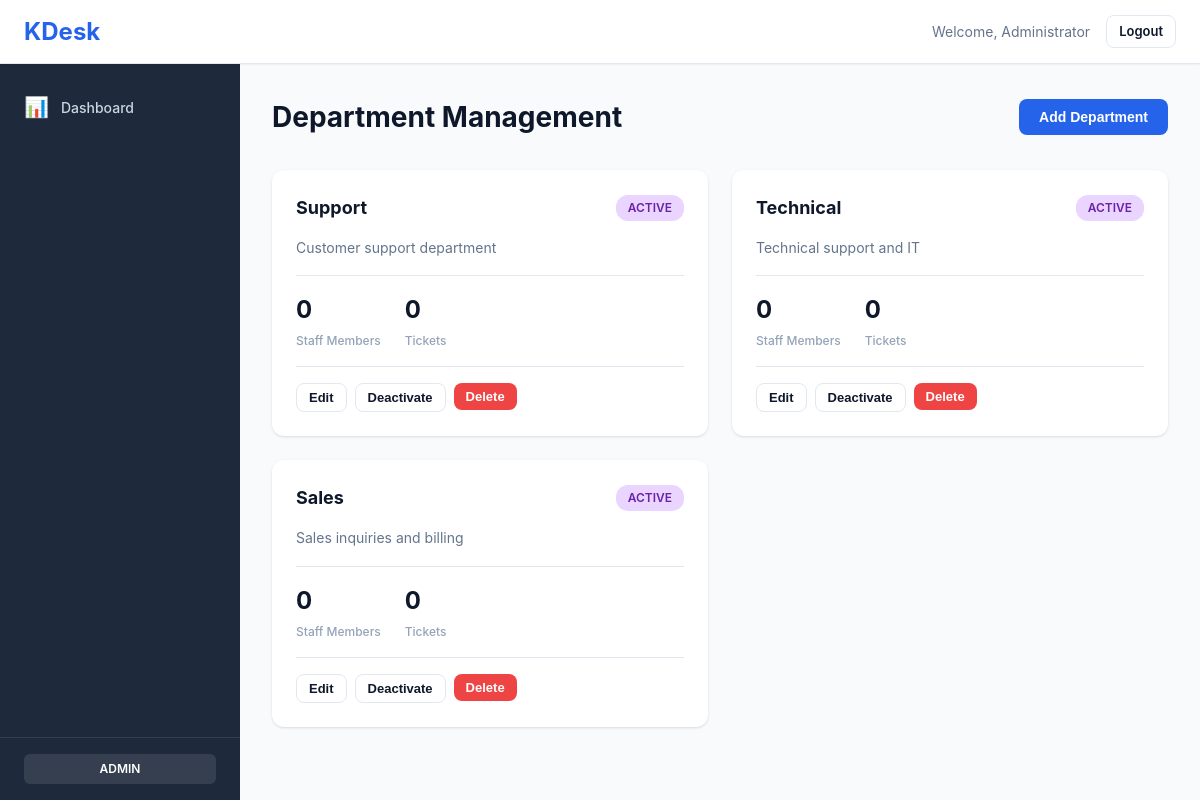
Screenshot of /departments.php (signed in) with the database file from the repository.
### tables this page shows
CREATE TABLE users (
    id INT AUTO_INCREMENT PRIMARY KEY,
    email VARCHAR(255) NOT NULL UNIQUE,
    name VARCHAR(255) NOT NULL,
    password VARCHAR(255) NOT NULL,
    role ENUM('staff', 'admin') DEFAULT 'staff',
    department_id INT NULL,
    avatar_url VARCHAR(500) NULL,
    is_active BOOLEAN DEFAULT TRUE,
    must_change_password BOOLEAN DEFAULT TRUE,
    created_at TIMESTAMP DEFAULT CURRENT_TIMESTAMP,
    updated_at TIMESTAMP DEFAULT CURRENT_TIMESTAMP ON UPDATE CURRENT_TIMESTAMP,
    INDEX idx_email (email),
    INDEX idx_department (department_id)
);

CREATE TABLE departments (
    id INT AUTO_INCREMENT PRIMARY KEY,
    name VARCHAR(255) NOT NULL,
    description TEXT NULL,
    is_active BOOLEAN DEFAULT TRUE,
    created_at TIMESTAMP DEFAULT CURRENT_TIMESTAMP,
    updated_at TIMESTAMP DEFAULT CURRENT_TIMESTAMP ON UPDATE CURRENT_TIMESTAMP,
    INDEX idx_name (name)
);

### public/auth.php (called while the page is built, shortened)
<?php
require_once 'db.php';
function isLoggedIn() {
    return isset($_SESSION['user_id']);
}
function getCurrentUser() {
    return db()->fetchOne(
        "SELECT id, email, name, role, department_id, avatar_url, is_active FROM users WHERE id = ?",
        [$_SESSION['user_id']]
    );
}

### public/db.php (called while the page is built, shortened)
<?php
class Database {
    private static $instance = null;
    private $connection;
    private function __construct() {
        try {
            $dsn = "mysql:host=" . DB_HOST . ";dbname=" . DB_NAME . ";charset=" . DB_CHARSET;
            $options = [
                PDO::ATTR_ERRMODE => PDO::ERRMODE_EXCEPTION,
                PDO::ATTR_DEFAULT_FETCH_MODE => PDO::FETCH_ASSOC,
                PDO::ATTR_EMULATE_PREPARES => false,
            ];
            $this->connection = new PDO($dsn, DB_USER, DB_PASS, $options);
        } catch (PDOException $e) {
            die("Database connection failed: " . $e->getMessage());
        }
    }
    public static function getInstance() {
        if (self::$instance === null) {
            self::$instance = new self();
        }
        return self::$instance;
    }
    public function query($sql, $params = []) {
        $stmt = $this->connection->prepare($sql);
        $stmt->execute($params);
        return $stmt;
    }
    public function fetchAll($sql, $params = []) {
        return $this->query($sql, $params)->fetchAll();
    }
    public function fetchOne($sql, $params = []) {
        return $this->query($sql, $params)->fetch();
    }
}
function db() {
    return Database::getInstance();
}

### public/functions.php (called while the page is built, shortened)
<?php
function escape($string) {
    return htmlspecialchars($string, ENT_QUOTES, 'UTF-8');
}

### public/departments.php (the view, shortened to what this page needs)
<?php
require_once 'auth.php';
require_once 'functions.php';
$user = getCurrentUser();
$departments = db()->fetchAll("
    SELECT d.*,
           (SELECT COUNT(*) FROM users WHERE department_id = d.id) as staff_count,
           (SELECT COUNT(*) FROM tickets WHERE department_id = d.id) as ticket_count
    FROM departments d
    ORDER BY d.created_at DESC
");
?>
<!DOCTYPE html>
<html lang="en">
<head>
    <link rel="stylesheet" href="assets/css/style.css">
</head>
<body>
    <?php include 'includes/header.php'; ?>
    <div class="container-fluid">
        <div class="row">
            <?php include 'includes/sidebar.php'; ?>
            <main class="main-content">
                <div class="page-header">
                    <h1>Department Management</h1>
                    <button class="btn btn-primary" onclick="showModal('createModal')">Add Department</button>
                </div>
                <div class="departments-grid">
                    <?php foreach ($departments as $dept): ?>
                    <div class="department-card">
                        <div class="department-header">
                            <h3><?php echo escape($dept['name']); ?></h3>
                            <?php if ($dept['is_active']): ?>
                                <span class="badge badge-solved">Active</span>
                            <?php else: ?>
                                <span class="badge badge-closed">Inactive</span>
                            <?php endif; ?>
                        </div>
                        <?php if ($dept['description']): ?>
                        <p class="department-description"><?php echo escape($dept['description']); ?></p>
                        <?php endif; ?>
                        <div class="department-stats">
                            <div class="stat-item">
                                <span class="stat-value"><?php echo $dept['staff_count']; ?></span>
                                <span class="stat-label">Staff Members</span>
                            </div>
                            <div class="stat-item">
                                <span class="stat-value"><?php echo $dept['ticket_count']; ?></span>
                                <span class="stat-label">Tickets</span>
                            </div>
                        </div>
                        <div class="department-actions">
                            <button class="btn btn-sm btn-outline" onclick="editDepartment(<?php echo htmlspecialchars(json_encode($dept)); ?>)">Edit</button>
                            <form method="POST" style="display: inline;" onsubmit="return confirm('Toggle status?')">
                                <button type="submit" class="btn btn-sm btn-outline">
                                    <?php echo $dept['is_active'] ? 'Deactivate' : 'Activate'; ?>
                                </button>
                            </form>
                            <form method="POST" style="display: inline;" onsubmit="return confirm('Delete this department? Staff and tickets will be unassigned.')">
                                <button type="submit" class="btn btn-sm btn-danger">Delete</button>
                            </form>
                        </div>
                    </div>
                    <?php endforeach; ?>
                </div>
            </main>
        </div>
    </div>
</body>
</html>

### public/includes/header.php
<header class="main-header">
    <div class="header-left">
        <a href="dashboard.php" class="logo"><?php echo APP_NAME; ?></a>
    </div>
    <div class="header-right">
        <span class="user-name">Welcome, <?php echo escape($user['name']); ?></span>
        <a href="logout.php" class="btn btn-sm btn-outline">Logout</a>
    </div>
</header>

### public/includes/sidebar.php (shortened to what this page needs)
<aside class="sidebar">
    <nav class="sidebar-nav">
        <a href="dashboard.php" class="nav-item <?php echo basename($_SERVER['PHP_SELF']) === 'dashboard.php' ? 'active' : ''; ?>">
            <span class="nav-icon">📊</span>
            <span class="nav-label">Dashboard</span>
        </a>
    </nav>
    <div class="sidebar-footer">
        <div class="user-role-badge">
            <?php echo ucfirst($user['role']); ?>
        </div>
    </div>
</aside>

### public/assets/css/style.css (style rules this page uses)
:root { --primary-color: #2563eb; --primary-hover: #1d4ed8; --secondary-color: #64748b; --success-color: #10b981; --warning-color: #f59e0b; --danger-color: #ef4444; --background: #f8fafc; --surface: #ffffff; --border: #e2e8f0; --text-primary: #0f172a; --text-secondary: #64748b; --text-muted: #94a3b8; --sidebar-bg: #1e293b; --sidebar-hover: #334155; --header-bg: #ffffff; --shadow-sm: 0 1px 2px 0 rgb(0 0 0 / 0.05); --shadow: 0 1px 3px 0 rgb(0 0 0 / 0.1), 0 1px 2px -1px rgb(0 0 0 / 0.1); --shadow-md: 0 4px 6px -1px rgb(0 0 0 / 0.1), 0 2px 4px -2px rgb(0 0 0 / 0.1); --shadow-lg: 0 10px 15px -3px rgb(0 0 0 / 0.1), 0 4px 6px -4px rgb(0 0 0 / 0.1); }
* { margin: 0; padding: 0; box-sizing: border-box; }
body { font-family: -apple-system, BlinkMacSystemFont, 'Segoe UI', Roboto, 'Helvetica Neue', Arial, sans-serif; font-size: 14px; line-height: 1.5; color: var(--text-primary); background: var(--background); }
.main-header { height: 64px; background: var(--header-bg); border-bottom: 1px solid var(--border); display: flex; align-items: center; justify-content: space-between; padding: 0 24px; position: sticky; top: 0; z-index: 100; box-shadow: var(--shadow-sm); }
.header-left .logo { font-size: 24px; font-weight: 700; color: var(--primary-color); text-decoration: none; }
.header-right { display: flex; align-items: center; gap: 16px; }
.user-name { color: var(--text-secondary); font-size: 14px; }
.container-fluid { width: 100%; }
.row { display: flex; min-height: calc(100vh - 64px); }
.sidebar { width: 240px; background: var(--sidebar-bg); display: flex; flex-direction: column; position: sticky; top: 64px; height: calc(100vh - 64px); }
.sidebar-nav { flex: 1; padding: 16px 0; }
.nav-item { display: flex; align-items: center; gap: 12px; padding: 12px 24px; color: #cbd5e1; text-decoration: none; transition: all 0.2s; }
.nav-icon { font-size: 20px; }
.nav-label { font-size: 14px; font-weight: 500; }
.sidebar-footer { padding: 16px 24px; border-top: 1px solid rgba(255, 255, 255, 0.1); }
.user-role-badge { background: rgba(255, 255, 255, 0.1); color: #ffffff; padding: 6px 12px; border-radius: 6px; text-align: center; font-size: 12px; font-weight: 600; text-transform: uppercase; }
.main-content { flex: 1; padding: 32px; overflow-y: auto; }
.page-header { display: flex; justify-content: space-between; align-items: center; margin-bottom: 32px; }
.page-header h1 { font-size: 28px; font-weight: 700; color: var(--text-primary); }
.stat-value { font-size: 32px; font-weight: 700; color: var(--text-primary); margin-bottom: 4px; }
.stat-label { font-size: 14px; color: var(--text-secondary); font-weight: 500; }
.badge { display: inline-block; padding: 4px 12px; border-radius: 12px; font-size: 12px; font-weight: 600; text-transform: uppercase; }
.badge-solved { background: #e9d5ff; color: #6b21a8; }
.btn { display: inline-block; padding: 10px 20px; border: none; border-radius: 8px; font-size: 14px; font-weight: 600; cursor: pointer; transition: all 0.2s; text-decoration: none; text-align: center; }
.btn-primary { background: var(--primary-color); color: #ffffff; }
.btn-outline { background: transparent; border: 1px solid var(--border); color: var(--text-primary); }
.btn-danger { background: var(--danger-color); color: #ffffff; }
.btn-sm { padding: 6px 12px; font-size: 13px; }
.departments-grid { display: grid; grid-template-columns: repeat(auto-fill, minmax(320px, 1fr)); gap: 24px; }
.department-card { background: var(--surface); border-radius: 12px; padding: 24px; box-shadow: var(--shadow); display: flex; flex-direction: column; gap: 16px; }
.department-header { display: flex; justify-content: space-between; align-items: center; }
.department-header h3 { font-size: 18px; font-weight: 700; color: var(--text-primary); }
.department-description { color: var(--text-secondary); font-size: 14px; line-height: 1.6; }
.department-stats { display: flex; gap: 24px; padding: 16px 0; border-top: 1px solid var(--border); border-bottom: 1px solid var(--border); }
.stat-item { display: flex; flex-direction: column; }
.stat-item .stat-value { font-size: 24px; font-weight: 700; color: var(--text-primary); }
.stat-item .stat-label { font-size: 12px; color: var(--text-muted); }
.department-actions { display: flex; gap: 8px; flex-wrap: wrap; }

### rows the page displays
users: name "Administrator", role "ADMIN"
departments: name "Support", is_active "ACTIVE", description "Customer support department", staff_count "0", ticket_count "0"
departments: name "Technical", is_active "ACTIVE", description "Technical support and IT", staff_count "0", ticket_count "0"
departments: name "Sales", is_active "ACTIVE", description "Sales inquiries and billing", staff_count "0", ticket_count "0"

### other values shown
APP_NAME "KDesk"
